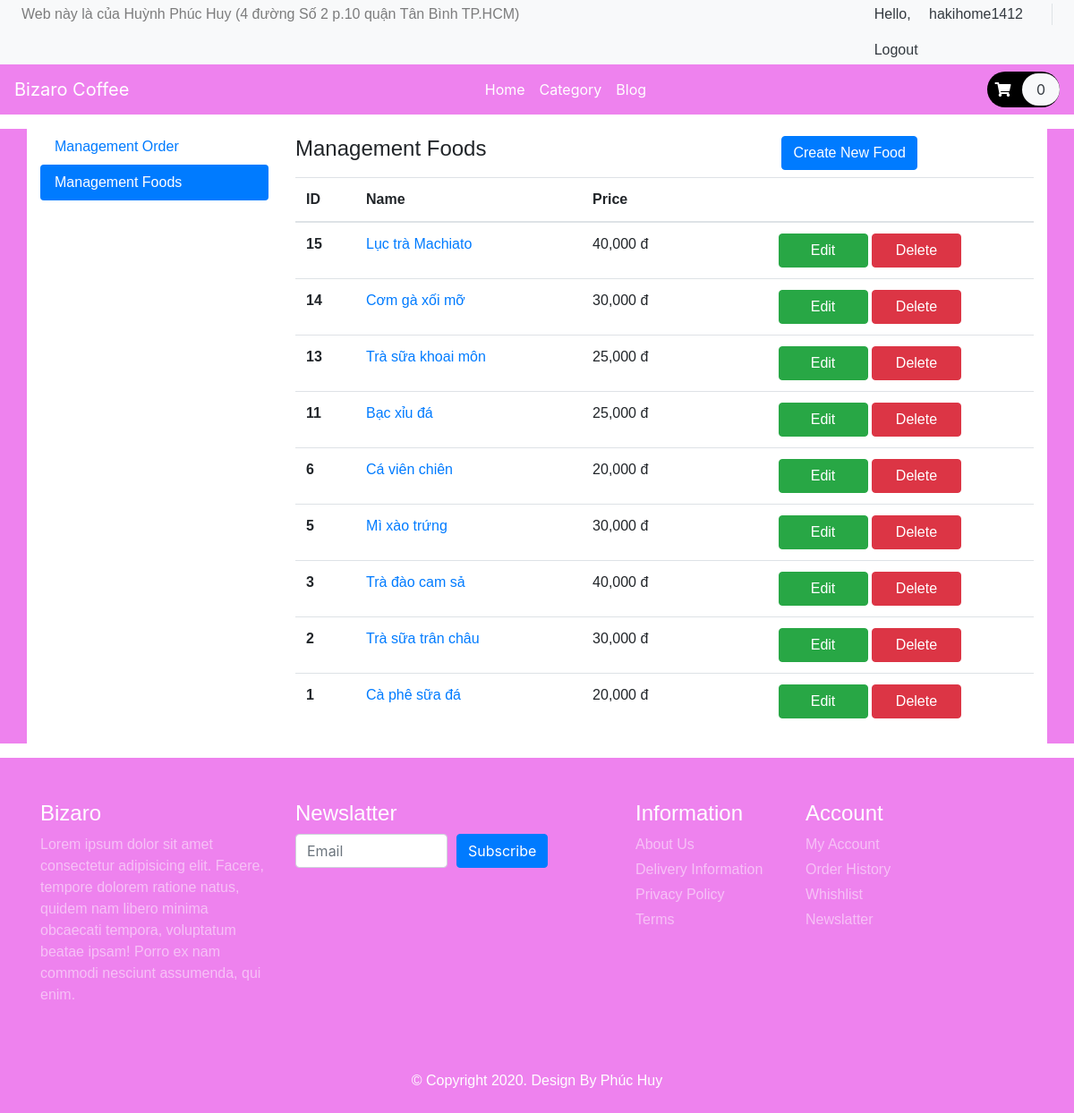
Page /admin.php?option=foods (signed in) on the committed database.
### tables this page shows
CREATE TABLE `user` (
  `id` int NOT NULL AUTO_INCREMENT,
  `username` varchar(200) DEFAULT NULL,
  `pass` varchar(200) DEFAULT NULL,
  `role` int DEFAULT NULL,
  PRIMARY KEY (`id`)
);

CREATE TABLE `foods` (
  `id` int NOT NULL AUTO_INCREMENT,
  `name` varchar(200) DEFAULT NULL,
  `img` varchar(500) DEFAULT NULL,
  `price` int DEFAULT NULL,
  `type` int DEFAULT NULL,
  `isDelete` int DEFAULT NULL,
  PRIMARY KEY (`id`)
);

### admin.php (called while the page is built, shortened)
<?php
require_once('./components/header.php');
require_once('./components/_admin.php');
require_once('./components/footer.php');

### core/Database.php (called while the page is built, shortened)
<?php
class Database
{
    public $servername = "localhost:3306";
    public $username = "root";
    public $password = "Hakihome1412";
    function __construct()
    {
        $this->conn = mysqli_connect($this->servername, $this->username, $this->password);
    }
}

### core/User.php (called while the page is built, shortened)
<?php
class User extends Database
{
    public function getUserById($id)
    {
        $query = "SELECT * FROM user WHERE id='$id'";
        $result =  mysqli_query($this->conn, $query);
        $resultItem = null;
        while ($item = mysqli_fetch_array($result, MYSQLI_ASSOC)) {
            $resultItem = $item;
            break;
        }
        return $resultItem;
    }
}
$userCore = new User;

### core/Cart.php (called while the page is built, shortened)
<?php
class Cart extends Database
{
    public function getFoodsInCartByIdUser($id)
    {
        $query = "SELECT b.id, b.id_food, a.name, a.price, a.img, b.quantity, b.size FROM foods a,cart b WHERE a.id=b.id_food AND b.id_user='$id' AND b.status=0";
        $result =  mysqli_query($this->conn, $query);
        $resultArray = array("food_arr" => array(), "count" => 0);
        return $resultArray;
    }
}
$cartCore = new Cart;

### core/Foods.php (called while the page is built, shortened)
<?php
class Foods extends Database
{
    public function getAllFoods()
    {
        $query = "SELECT * FROM foods  WHERE isDelete=0 ORDER BY id DESC";
        $result =  mysqli_query($this->conn, $query);
        $resultArray = array();
        while ($item = mysqli_fetch_array($result, MYSQLI_ASSOC)) {
            $resultArray[] = $item;
        }
        return $resultArray;
    }
    public function getItemById($id)
    {
        $query = "SELECT * FROM foods WHERE id=$id";
        $result =  mysqli_query($this->conn, $query);
        $resultItem = null;
        while ($item = mysqli_fetch_array($result, MYSQLI_ASSOC)) {
            $resultItem = $item;
            break;
        }
        return $resultItem;
    }
}
$foodsCore = new Foods;

### components/_admin-foods.php (the view, shortened to what this page needs)
<?php
$listFoods = $foodsCore->getAllFoods();
?>
<div class="color-white-bg">
    <div class="d-flex my-2">
        <h4>Management Foods</h4>
        <button class="btn btn-primary btnCreateNewFood" style="margin-left: 40%;" data-toggle="modal" data-target="#createModalFood">Create New Food</button>
    </div>
    <table class="table">
        <thead>
            <tr>
                <th scope="col">ID</th>
                <th scope="col">Name</th>
                <th scope="col">Price</th>
                <th scope="col"></th>
            </tr>
        </thead>
        <tbody>
            <?php foreach ($listFoods as $item3) { ?>
                <tr>
                    <th><?php echo $item3["id"]; ?></th>
                    <td><a href="detail.php?id=<?php echo $item3["id"]; ?>"><?php echo $item3["name"]; ?></a></td>
                    <td><?php echo number_format($item3['price'], 0, '.', ','); ?> đ</td>
                    <td class="text-center">
                        <form method="POST" class="formFoodAdmin">
                            <button type="submit" class="btn btn-success btnEditFood" style="width: 100px;" data-toggle="modal" data-target="#editModalFood">Edit</button>
                            <button type="submit" class="btn btn-danger btnDeleteFood" style="width: 100px;">Delete</button>
                        </form>
                    </td>
                </tr>
            <?php } ?>
        </tbody>
    </table>
</div>

### components/header.php (shortened to what this page needs)
<?php
require_once('Bridge.php');
if (isset($_SESSION["userid"])) {
    $res = $cartCore->getFoodsInCartByIdUser($_SESSION["userid"]);
    $countCart = $res["count"];
}
$id = 1;
$item = $foodsCore->getItemById($id);
?>
<!DOCTYPE html>
<html lang="en">
<head>
    <link rel="stylesheet" href="https://stackpath.bootstrapcdn.com/bootstrap/4.5.1/css/bootstrap.min.css" />
    <link rel="stylesheet" href="https://cdnjs.cloudflare.com/ajax/libs/OwlCarousel2/2.3.4/assets/owl.carousel.min.css" />
    <link rel="stylesheet" href="https://cdnjs.cloudflare.com/ajax/libs/OwlCarousel2/2.3.4/assets/owl.theme.default.min.css" />
    <link rel="stylesheet" href="https://cdnjs.cloudflare.com/ajax/libs/font-awesome/5.14.0/css/all.min.css" />
    <link rel="stylesheet" type="text/css" href="./public/css/styles.css" />
</head>
<body>
    <header>
        <div class="strip d-flex justify-content-between px-4 py-1 bg-light">
            <p class="font-sans font-size-20 text-black-50 m-0">
                Web này là của Huỳnh Phúc Huy (4 đường Số 2 p.10 quận Tân Bình TP.HCM)
            </p>
            <?php if (isset($_SESSION["userid"])) { ?>
                <?php
                $user = $userCore->getUserById($_SESSION["userid"]);
                ?>
                <?php if ($user["role"] == 0) { ?>
                    <div class="font-sans font-size-14">
                        <p class="px-3 border-right text-dark">Hello, <a href="admin.php" class="px-3 text-dark" id="a_logout"><?php echo $user["username"]; ?></a></p>
                        <a href="index.php?logout=true" class="px-3 text-dark" id="a_logout">Logout</a>
                    </div>
                <?php } else { ?>
                    <div class="font-sans font-size-14">
                        <p class="px-3 border-right text-dark">Hello, <a href="account.php" class="px-3 text-dark" id="a_logout"><?php echo $user["username"]; ?></a></p>
                        <a href="index.php?logout=true" class="px-3 text-dark" id="a_logout">Logout</a>
                    </div>
                <?php  } ?>
            <?php }  ?>
        </div>
        <nav class="navbar navbar-expand-lg navbar-dark color-violet-bg">
            <a class="navbar-brand" href="index.php">Bizaro Coffee</a>
            <div class="collapse navbar-collapse" id="navbarNav">
                <ul class="navbar-nav m-auto font-rubik">
                    <li class="nav-item active">
                        <a class="nav-link" href="index.php">Home</a>
                    </li>
                    <li class="nav-item active">
                        <a class="nav-link" href="category.php">Category</a>
                    </li>
                    <li class="nav-item active">
                        <a class="nav-link" href="blog.php">Blog</a>
                    </li>
                </ul>
                <a href="cart.php" class="py-2 rounded-pill color-black-bg" style="text-decoration: none;">
                    <span class="fon-size-16 px-2 text-white"><i class="fas fa-shopping-cart"></i></span>
                    <span class="px-3 py-2 rounded-pill text-dark bg-light" id="countCart"><?php echo (isset($countCart)) ? $countCart : 0; ?></span>
                </a>
            </div>
        </nav>
    </header>
    <div class="container-fluid color-violet-bg">

### components/_admin.php (shortened to what this page needs)
<?php
$option = "order";
if (isset($_GET["option"])) {
    $option = $_GET["option"];
}
?>
<div class="container color-white-bg mt-3 mb-3 font-sans">
    <div class="row">
        <div class="col-sm-3">
            <div class="nav flex-column nav-pills" id="v-pills-tab" role="tablist" aria-orientation="vertical">
                <a class="nav-link <?php echo $option == "order" ? "active" : ""; ?>" id="v-pills-order-tab" href="admin.php?option=order" role="tab">Management Order</a>
                <a class="nav-link <?php echo $option == "foods" ? "active" : ""; ?>" id="v-pills-foods-tab" href="admin.php?option=foods" role="tab">Management Foods</a>
            </div>
        </div>
        <div class="col-sm-9">
            <div class="tab-content" id="v-pills-tabContent">
                <div class="tab-pane fade <?php echo $option == "foods" ? "show active" : ""; ?>">
                    <?php
                    require_once("_admin-foods.php");
                    ?>
                </div>
            </div>
        </div>
    </div>
</div>

### components/footer.php (shortened to what this page needs)
</div>
<footer id="footer" class="color-violet-bg text-white py-5">
    <div class="container">
        <div class="row">
            <div class="col-lg-3 col-12">
                <h4 class="font-sans font-size-20">Bizaro</h4>
                <p class="font-sans font-size-14 text-white-50">Lorem ipsum dolor sit amet consectetur adipisicing elit.
                    Facere, tempore dolorem ratione natus, quidem nam libero minima obcaecati tempora, voluptatum beatae ipsam!
                    Porro ex nam commodi nesciunt assumenda, qui enim.</p>
            </div>
            <div class="col-lg-4 col-12">
                <h4 class="font-sans font-size-20">Newslatter</h4>
                <form action="#" class="form-row">
                    <div class="col">
                        <input type="text" class="form-control" placeholder="Email">
                    </div>
                    <div class="col">
                        <button type="submit" class="btn btn-primary mb-2">Subscribe</button>
                    </div>
                </form>
            </div>
            <div class="col-lg-2 col-12">
                <h4 class="font-sans font-size-20">Information</h4>
                <div class="d-flex flex-column flex-wrap">
                    <a href="#" class="font-sans font-size-14 text-white-50 pb-1">About Us</a>
                    <a href="#" class="font-sans font-size-14 text-white-50 pb-1">Delivery Information</a>
                    <a href="#" class="font-sans font-size-14 text-white-50 pb-1">Privacy Policy</a>
                    <a href="#" class="font-sans font-size-14 text-white-50 pb-1">Terms</a>
                </div>
            </div>
            <div class="col-lg-2 col-12">
                <h4 class="font-sans font-size-20">Account</h4>
                <div class="d-flex flex-column flex-wrap">
                    <a href="#" class="font-sans font-size-14 text-white-50 pb-1">My Account</a>
                    <a href="#" class="font-sans font-size-14 text-white-50 pb-1">Order History</a>
                    <a href="#" class="font-sans font-size-14 text-white-50 pb-1">Whishlist</a>
                    <a href="#" class="font-sans font-size-14 text-white-50 pb-1">Newslatter</a>
                </div>
            </div>
        </div>
    </div>
</footer>
<div class="copyright text-center color-violet-bg text-white py-2">
    <p class="font-sans font-size-14">&copy; Copyright 2020. Design By Phúc Huy</p>
</div>
</body>
</html>

### public/css/styles.css (style rules this page uses)
.font-size-14 { font-size: 14; }
.font-size-20 { font-size: 20; }
.font-sans { font-family: "Lucida Sans", "Lucida Sans Regular", "Lucida Grande", "Lucida Sans Unicode", Geneva, Verdana, sans-serif; }
.color-violet-bg { background-color: violet; }
.color-white-bg { background-color: white; }
.color-black-bg { background-color: black; }
.active { background-color: violet; }

### rows in the picture
user: username "hakihome1412"
foods: id "15", name "Lục trà Machiato", price "40,000"
foods: id "14", name "Cơm gà xối mỡ", price "30,000"
foods: id "13", name "Trà sữa khoai môn", price "25,000"
foods: id "11", name "Bạc xỉu đá", price "25,000"
foods: id "6", name "Cá viên chiên", price "20,000"
foods: id "5", name "Mì xào trứng", price "30,000"
foods: id "3", name "Trà đào cam sả", price "40,000"
foods: id "2", name "Trà sữa trân châu", price "30,000"
foods: id "1", name "Cà phê sữa đá", price "20,000"

### other values in the picture
$countCart "0"
